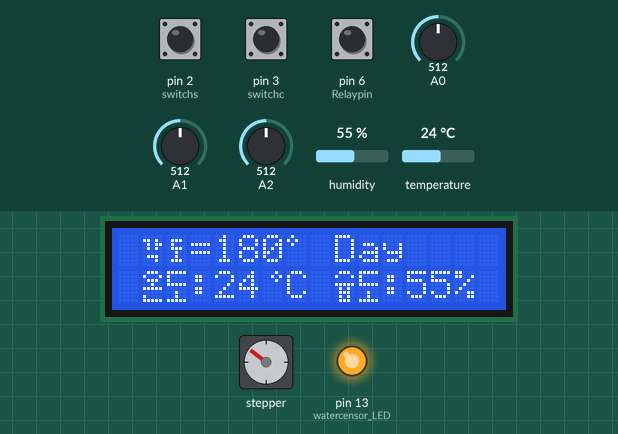
The sketch below on a simulated Arduino Uno, built with avr-gcc and run on an emulated ATmega328P. Parts: 16×2 character LCD, stepper motor, output pins drawn as LEDs (lit = HIGH). The test bench sets the inputs (shaded band); at power-on: A2 = 512, pin 6 (Relaypin) LOW, A1 = 512, A0 = 512, pin 3 (switchc) HIGH, pin 2 (switchs) HIGH, humidity 55 %, temperature 24 °C. Stepper angles assume 2048 steps per turn; what the sketch prints to the serial monitor is not drawn.

Above: at 1.3 s.
1.4 s: A2 set to 502
At 1.79 s:
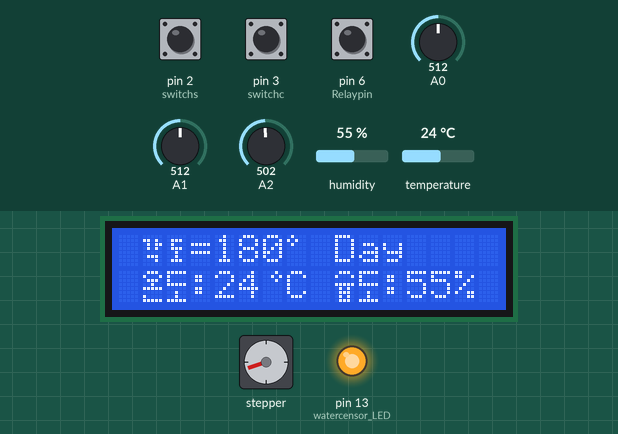
At 4.93 s:
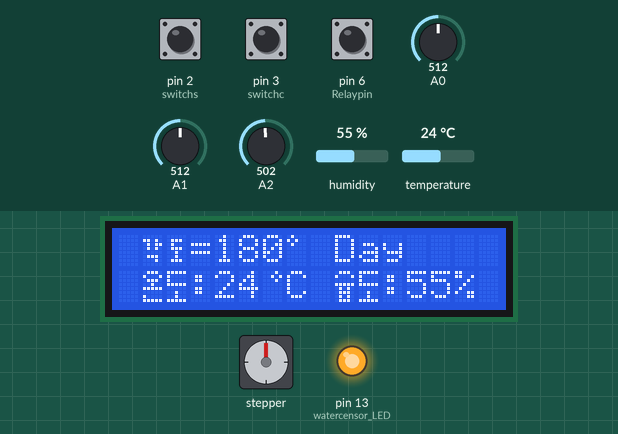
6.6 s: pin 6 (Relaypin) pulled HIGH for 3 s
20.3 s: A1 set to 473
25.5 s: A1 set to 447
At 26.3 s:
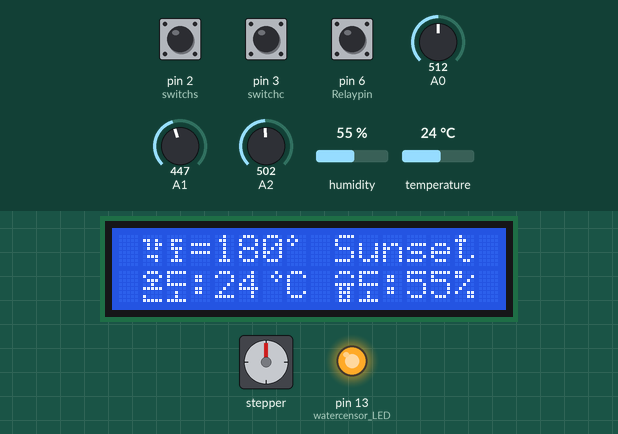
30.7 s: A0 set to 90
At 31.31 s:
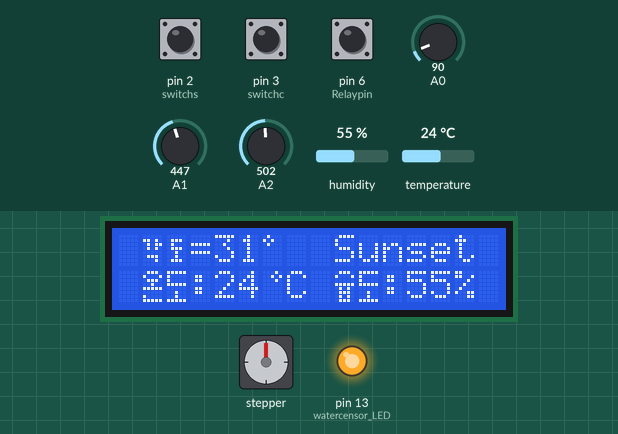
41.4 s: pin 3 (switchc) pulled LOW for 3 s
Timing chart, 0 to 44.4 s (numbered marks = the images above; inputs shaded):
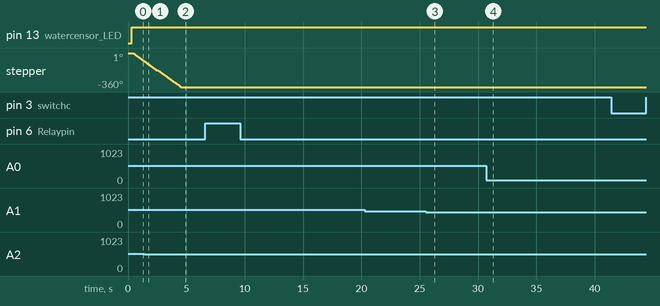

Measured:
- the behaviour switches between 512 and 511 on A2 (found by bisection; images 0 and 1)
- the behaviour switches between 462 and 461 on A1 (found by bisection; images 2 and 3)
- after the input at 1.4 s, stepper: goes on until 4.5 s, then stays -360°
- after the input at 25.5 s, the display: first differs from a run without the input after 0.16 s (image 3)
- by itself, stepper: keeps turning counter-clockwise at about 92°/s
- what the display in image 2 shows lasts 0.5 s, from 4.7 s to 5.2 s

The sketch:

DHTLCDSTEPANGLEWATERPROTOCOL.ino
```cpp
#include <DHT.h>
#include <DHT_U.h>
#include <Wire.h>
#include <LiquidCrystal_I2C.h>
#include <Stepper.h>
#define DHTPIN 8
#define DHTTYPE DHT11

DHT dht(DHTPIN, DHTTYPE);
const int stepsPerRevolution=2048;
Stepper myStepper(stepsPerRevolution,9,11,10,12);
LiquidCrystal_I2C lcd(0x27,20,4);

    //byte W0[8]={B01010,B11110,B01011,B10110,B00000,B00100,B01010,B00100};
    //byte W1[8]={B01110,B01010,B01110,B00000,B11111,B00100,B10000,B11111};

    byte T2[8]={B01110,B10001,B01110,B00100,B11111,B00000,B10000,B11111};
    byte T3[8]={B11111,B10000,B10000,B11111,B00000,B00100,B00100,B11111};
    byte T4[8]={B00010,B00101,B00010,B00000,B00000,B00000,B00000,B00000};

    byte H5[8]={B01110,B10001,B00000,B11111,B01010,B01110,B01010,B01110};
    byte H6[8]={B11111,B10000,B10000,B11111,B00000,B00100,B00100,B11111};

    byte AG7[8]={B00000,B11010,B01011,B01010,B00000,B01110,B00010,B00000};
    byte AG8[8]={B00000,B01110,B01000,B01110,B00100,B00100,B01110,B00000};
    byte AG9[8]={B01000,B10100,B01000,B00000,B00000,B00000,B00000,B00000};

int CDS,VR;
int winVR,motVR,angleVR;
int Relaypin=6;
int switchs=2,counts=0,sts=0; //sts:statestop
int switchc=3,countc=0,stc=0; //stc:statechange
int bss,bsc; //bss:buttonstatestop, bsc:buttonstatechange
int sun;
int waterVR,rain;
void setup()
{
  Serial.begin(9600);
  dht.begin();
  lcd.init();
  lcd.backlight();
  lcd.begin(16,2);
  myStepper.setSpeed(15);
  pinMode(Relaypin,INPUT_PULLUP); // 릴레이핀을 출력으로 설정
  pinMode(switchs,INPUT_PULLUP); //stop switch를 입력으로 설정
  pinMode(switchc,INPUT_PULLUP); //change switch를 입력으로 설정
  pinMode(13,OUTPUT); // watercensor LED // watercensor LED
  attachInterrupt(0,stopswitch,RISING);
  attachInterrupt(1,changeswitch,RISING);

}


void loop()
{

  VR=analogRead(0);
  winVR=map(VR,0,1023,0,100); //VR값을 0~100으로 변환
  motVR=map(VR,0,1023,0,360); //VR값을 0~360으로 변환

  waterVR=analogRead(2);
  rain=map(waterVR,0,1023,0,100);

  //lcd.createChar(0,W0);
  lcd.createChar(7,AG7);
  lcd.setCursor(0,0);
  //lcd.createChar(1,W1);
  lcd.createChar(8,AG8);
  lcd.setCursor(1,0);

  //lcd.write(byte(0));
  lcd.write(byte(7));
  //lcd.write(byte(1));
  lcd.write(byte(8));

  lcd.print("=");
  //Serial.print("창문 = ");
  Serial.print("각도 = ");
  //lcd.print(winVR);
  lcd.print(motVR);

  //lcd.print("%");

  if(motVR<10)
  {
    lcd.createChar(9,AG9);
    lcd.setCursor(5,0);
    lcd.write(byte(9));
  }
  else if(motVR<100)
  {
    lcd.createChar(9,AG9);
    lcd.setCursor(6,0);
    lcd.write(byte(9));
  }
  else
  {
    lcd.createChar(9,AG9);
    lcd.setCursor(7,0);
    lcd.write(byte(9));

  }

  //Serial.print(winVR);
  //Serial.print("%");
  Serial.print(motVR);
  Serial.print("도");

  CDS=analogRead(1);
  sun=map(CDS,0,700,0,100);

  lcd.setCursor(9,0);
  if(sun>65)
  {
    lcd.print("Day");
  }
  else if(sun<35)
  {
    lcd.print("Night");
  }
  else
  {
    lcd.print("Sunset");
  }

  Serial.print(" 햇빛량=");
  Serial.print(sun);
  Serial.println("%");


  int hum,tem;
  tem=dht.readTemperature();
  hum=dht.readHumidity();


  lcd.createChar(2,T2);
  lcd.setCursor(0,1);
  lcd.createChar(3,T3);
  lcd.setCursor(1,1);

  lcd.write(byte(2));
  lcd.write(byte(3));
  lcd.print(":");
  Serial.print("온도 : ");
  lcd.print(tem);

  lcd.createChar(4,T4);
  lcd.setCursor(6,1);
  lcd.write(byte(4));

  lcd.print("C ");
  Serial.print(tem);

  lcd.createChar(5,H5);
  lcd.setCursor(8,1);
  lcd.createChar(6,H6);
  lcd.setCursor(9,1);

  lcd.write(byte(5));
  lcd.write(byte(6));
  lcd.print(":");
  Serial.print("습도 : ");
  lcd.print(hum);
  lcd.print("%");
  Serial.println(hum);
  delay(100);

  if(waterVR>100)
  {
    digitalWrite(13,HIGH);
  }

  else
  {
    digitalWrite(13,LOW);
  }
  Serial.print("강수확률 : ");
  Serial.print(rain);
  Serial.println("%");
  delay(100);


  angleVR=map(motVR,0,360,0,2048);
  {
    if(digitalRead(switchs)==LOW) // stop 스위치를 누르면
    {
      digitalWrite(Relaypin,HIGH); //1채널 릴레이 ON
      counts+=1;
      delay(100);
    }
    else if(digitalRead(Relaypin)==HIGH) // stop 스위치를 누르지 않으면
    {
      digitalWrite(Relaypin,LOW); //1채널 릴레이 OFF
      delay(100);
    }

    if(rain>=50) //watercensor 50% 감지되면 -angleVR(각도)로 회전
    {
      myStepper.step(-angleVR);
    }

    else if(counts%2==0)
    {
      angleVR=0;
      myStepper.step(angleVR);
    }

  }

  bsc=digitalRead(switchc); // 버튼의 상태 입력
  {
    if(bsc==HIGH) // 버튼이 클릭되지 않았을 때
    {
      if(stc==0) // 만약 전 상태가 0이었다면
      {
        delay(100); // 약간의 딜레이 후
        stc=1; // 상태가 1이 된다.
      }
    }
    if(bsc==LOW) // 버튼이 클릭되는 순간
    {
      if(stc==1) // 전 상태가 1이었다면
      {
        countc+=1; // change count가 1 더해진다
        delay(100); // 약간의 딜레이 후
        stc=0; // 상태는 0이 된다.
      }
    }
    if(rain>=50)
    {
      myStepper.step(-angleVR);
    }

    else if(countc%2==1) //change count가 1이면 정회전
    {
      if(rain>=50)
      {
        angleVR=0;
        myStepper.step(angleVR);
      }
      myStepper.step(angleVR);
    }
    else if(countc%2==0) //change count가 0이면 역회전
    {
      myStepper.step(-angleVR);
    }

  }
  Serial.println(motVR);

  lcd.clear();

}

void stopswitch()
{

}

void changeswitch()
{

}
```
